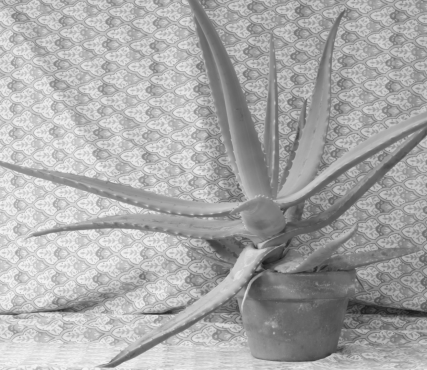
#> input picture sift-suft-comparison/images/input_2.png, 427 x 370 px, found by its file name
$ python rotate_image.py
#> lines starting #> are read from the running program, lines starting #| are printed output that depends on the picture
import numpy as np
import imutils
import cv2
import os

IMAGES_PATH = '/home/t3min4l/workspace/GR/sift-suft-comparison/images'

img1_path = os.path.join(IMAGES_PATH, 'input_2.png')

input_img = cv2.imread(img1_path)
#> input_img is the input picture: shape (370, 427, 3); min 23, max 245, mean 169.3
img = cv2.cvtColor(input_img, cv2.COLOR_RGB2GRAY)
rotate_images= []
for angle in np.arange(0, 360, 45):
    rotated = imutils.rotate_bound(img, angle)
    rotated_path = os.path.join(IMAGES_PATH, 'input_2_' + str(angle) + '.png')
    cv2.imwrite(rotated_path, rotated)
#> this loop made 8 passes
#> pass 2, `rotated = imutils.rotate_bound(img, angle)`:
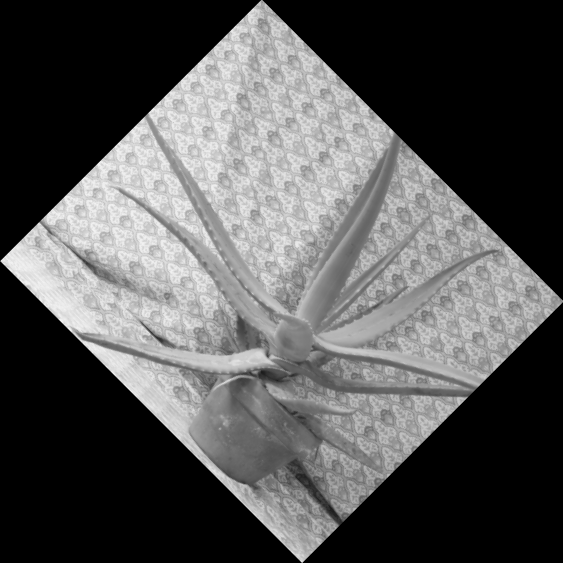
#> rotated: shape (563, 563); min 0, max 243, mean 84.4
#> pass 3, `rotated = imutils.rotate_bound(img, angle)`:
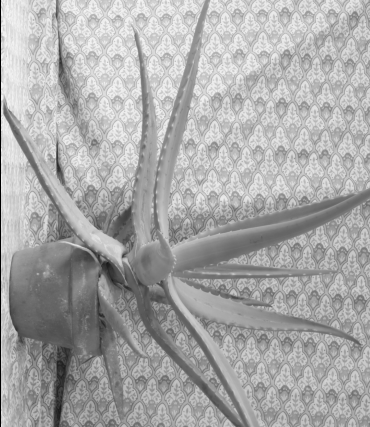
#> rotated: shape (427, 370); min 0, max 245, mean 168.9
